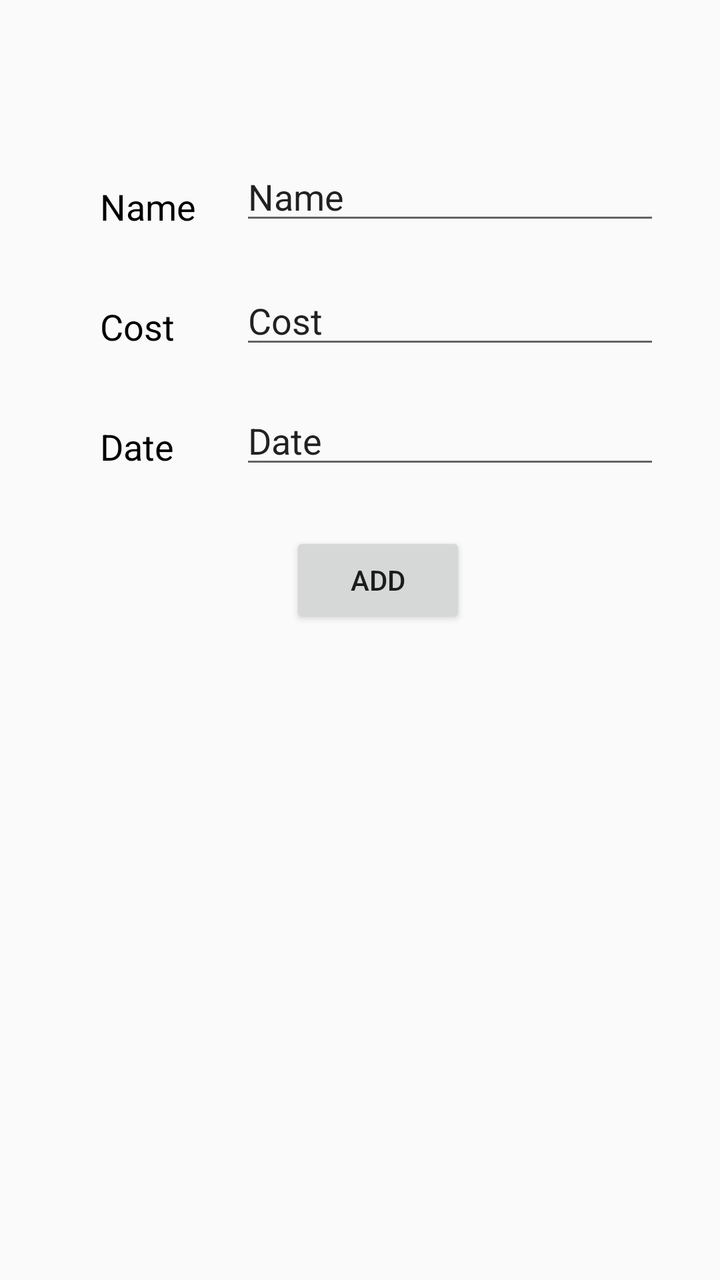
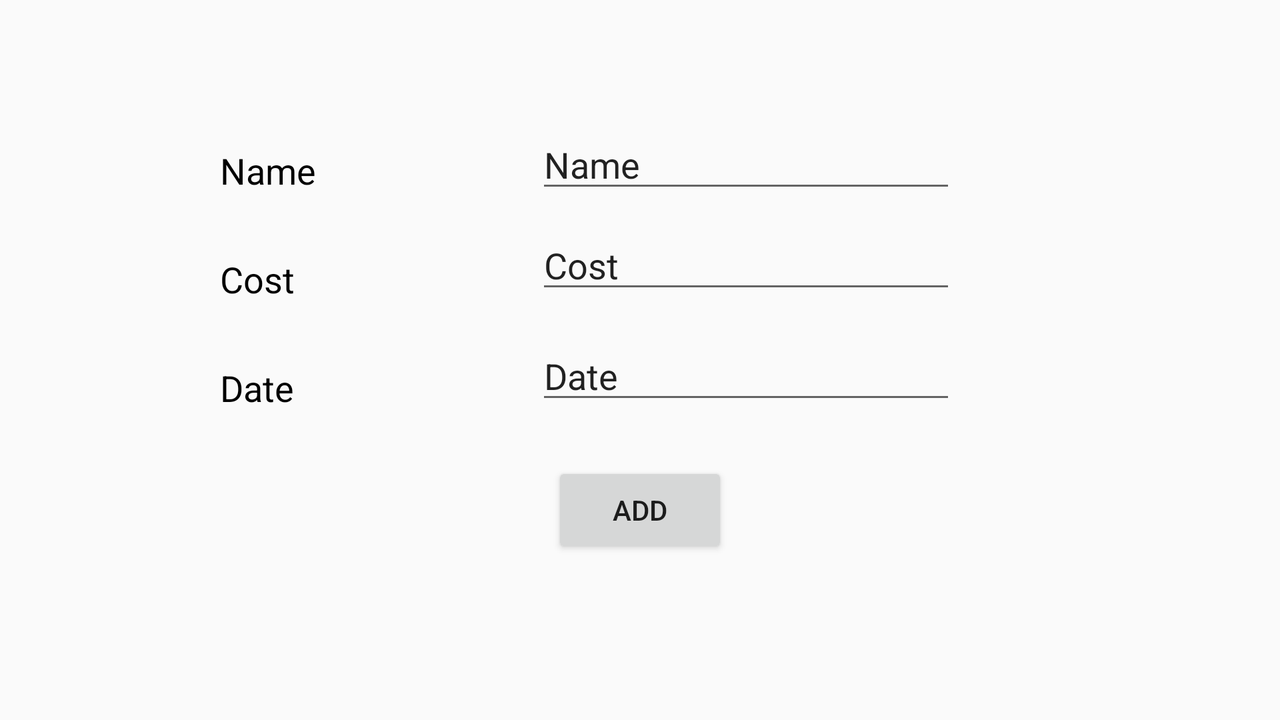

First picture: res/layout/ on a phone held upright. Second picture: the repository's own variant of that layout, on a device whose configuration matches the variant's folder. Source for both follows.
<!-- AndroidManifest.xml: application theme AppTheme -->
<!-- res/layout/fragment_new_payment.xml -->
<FrameLayout xmlns:android="http://schemas.android.com/apk/res/android"
    xmlns:tools="http://schemas.android.com/tools"
    android:layout_width="match_parent"
    android:layout_height="match_parent"
    android:layout_marginTop="56dp"
    tools:context="com.example.admin.payman.NewPayment">

    

    <Button
        android:id="@+id/add_payment"
        android:layout_width="wrap_content"
        android:layout_height="wrap_content"
        android:layout_marginLeft="145dp"
        android:layout_marginTop="210dp"
        android:text="@string/add" />

    <TextView
        android:id="@+id/textView"
        android:layout_width="wrap_content"
        android:layout_height="wrap_content"
        android:layout_marginLeft="50dp"
        android:layout_marginTop="35dp"
        android:text="@string/name"
        android:textColor="@android:color/black"
        android:textSize="18sp" />

    <TextView
        android:id="@+id/textView2"
        android:layout_width="wrap_content"
        android:layout_height="wrap_content"
        android:layout_marginLeft="50dp"
        android:layout_marginTop="95dp"
        android:text="@string/cost"
        android:textColor="@android:color/black"
        android:textSize="18sp"
        android:textStyle="normal" />

    <EditText
        android:id="@+id/editText"
        android:layout_width="wrap_content"
        android:layout_height="wrap_content"
        android:layout_marginLeft="120dp"
        android:layout_marginTop="20dp"
        android:ems="10"
        android:inputType="text|textPersonName"
        android:text="Name"
        android:textSize="18sp" />

    <EditText
        android:id="@+id/editText2"
        android:layout_width="wrap_content"
        android:layout_height="wrap_content"
        android:layout_marginLeft="120dp"
        android:layout_marginTop="82dp"
        android:ems="10"
        android:inputType="number"
        android:text="Cost"
        android:textSize="18sp" />

    <TextView
        android:id="@+id/textView3"
        android:layout_width="wrap_content"
        android:layout_height="wrap_content"
        android:layout_marginLeft="50dp"
        android:layout_marginTop="155dp"
        android:text="@string/date"
        android:textColor="@android:color/black"
        android:textSize="18sp" />

    <EditText
        android:id="@+id/editText3"
        android:layout_width="wrap_content"
        android:layout_height="wrap_content"
        android:layout_marginLeft="120dp"
        android:layout_marginTop="142dp"
        android:ems="10"
        android:inputType="date"
        android:text="Date"
        android:textSize="18sp" />
</FrameLayout>
<!-- resources referenced by this layout -->
<resources>
  <string name="add">Add</string>
  <string name="cost">Cost</string>
  <string name="date">Date</string>
  <string name="name">Name</string>
  <style name="AppTheme" parent="Theme.AppCompat.Light.DarkActionBar">
          
          <item name="colorPrimary">@color/colorPrimary</item>
          <item name="colorPrimaryDark">@color/colorPrimaryDark</item>
          <item name="colorAccent">@color/colorAccent</item>
      </style>
</resources>
<!-- res/layout-land/fragment_new_payment.xml (the repository's variant of the layout above) -->
<!-- drawn on the phone turned sideways -->
<?xml version="1.0" encoding="utf-8"?>

<android.support.constraint.ConstraintLayout
    xmlns:android="http://schemas.android.com/apk/res/android"
    xmlns:app="http://schemas.android.com/apk/res-auto"
    xmlns:tools="http://schemas.android.com/tools"
    android:layout_width="match_parent"
    android:layout_height="match_parent">

    <Button
        android:id="@+id/add_payment"
        android:layout_width="wrap_content"
        android:layout_height="wrap_content"
        android:layout_marginEnd="252dp"
        android:layout_marginStart="252dp"
        android:layout_marginTop="24dp"
        android:text="@string/add"
        app:layout_constraintEnd_toEndOf="parent"
        app:layout_constraintStart_toStartOf="parent"
        app:layout_constraintTop_toBottomOf="@+id/editText3" />

    <TextView
        android:id="@+id/textView"
        android:layout_width="wrap_content"
        android:layout_height="wrap_content"
        android:layout_marginStart="110dp"
        android:layout_marginTop="73dp"
        android:text="@string/name"
        android:textColor="@android:color/black"
        android:textSize="18sp"
        app:layout_constraintStart_toStartOf="parent"
        app:layout_constraintTop_toTopOf="parent" />

    <TextView
        android:id="@+id/textView2"
        android:layout_width="wrap_content"
        android:layout_height="wrap_content"
        android:layout_marginStart="110dp"
        android:layout_marginTop="30dp"
        android:text="@string/cost"
        android:textColor="@android:color/black"
        android:textSize="18sp"
        android:textStyle="normal"
        app:layout_constraintStart_toStartOf="parent"
        app:layout_constraintTop_toBottomOf="@+id/textView" />

    <EditText
        android:id="@+id/editText"
        android:layout_width="wrap_content"
        android:layout_height="wrap_content"
        android:layout_marginEnd="162dp"
        android:layout_marginTop="60dp"
        android:ems="10"
        android:inputType="text|textPersonName"
        android:text="Name"
        android:textSize="18sp"
        app:layout_constraintEnd_toEndOf="parent"
        app:layout_constraintTop_toTopOf="parent" />

    <EditText
        android:id="@+id/editText2"
        android:layout_width="wrap_content"
        android:layout_height="wrap_content"
        android:layout_marginEnd="162dp"
        android:layout_marginTop="9dp"
        android:ems="10"
        android:inputType="textPersonName"
        android:text="Cost"
        android:textSize="18sp"
        app:layout_constraintEnd_toEndOf="parent"
        app:layout_constraintTop_toBottomOf="@+id/editText" />

    <TextView
        android:id="@+id/textView3"
        android:layout_width="wrap_content"
        android:layout_height="wrap_content"
        android:layout_marginStart="110dp"
        android:layout_marginTop="30dp"
        android:text="@string/date"
        android:textColor="@android:color/black"
        android:textSize="18sp"
        app:layout_constraintStart_toStartOf="parent"
        app:layout_constraintTop_toBottomOf="@+id/textView2" />

    <EditText
        android:id="@+id/editText3"
        android:layout_width="wrap_content"
        android:layout_height="wrap_content"
        android:layout_marginEnd="162dp"
        android:layout_marginTop="14dp"
        android:ems="10"
        android:inputType="date"
        android:text="Date"
        android:textSize="18sp"
        app:layout_constraintEnd_toEndOf="parent"
        app:layout_constraintTop_toBottomOf="@+id/editText2" />

</android.support.constraint.ConstraintLayout>
